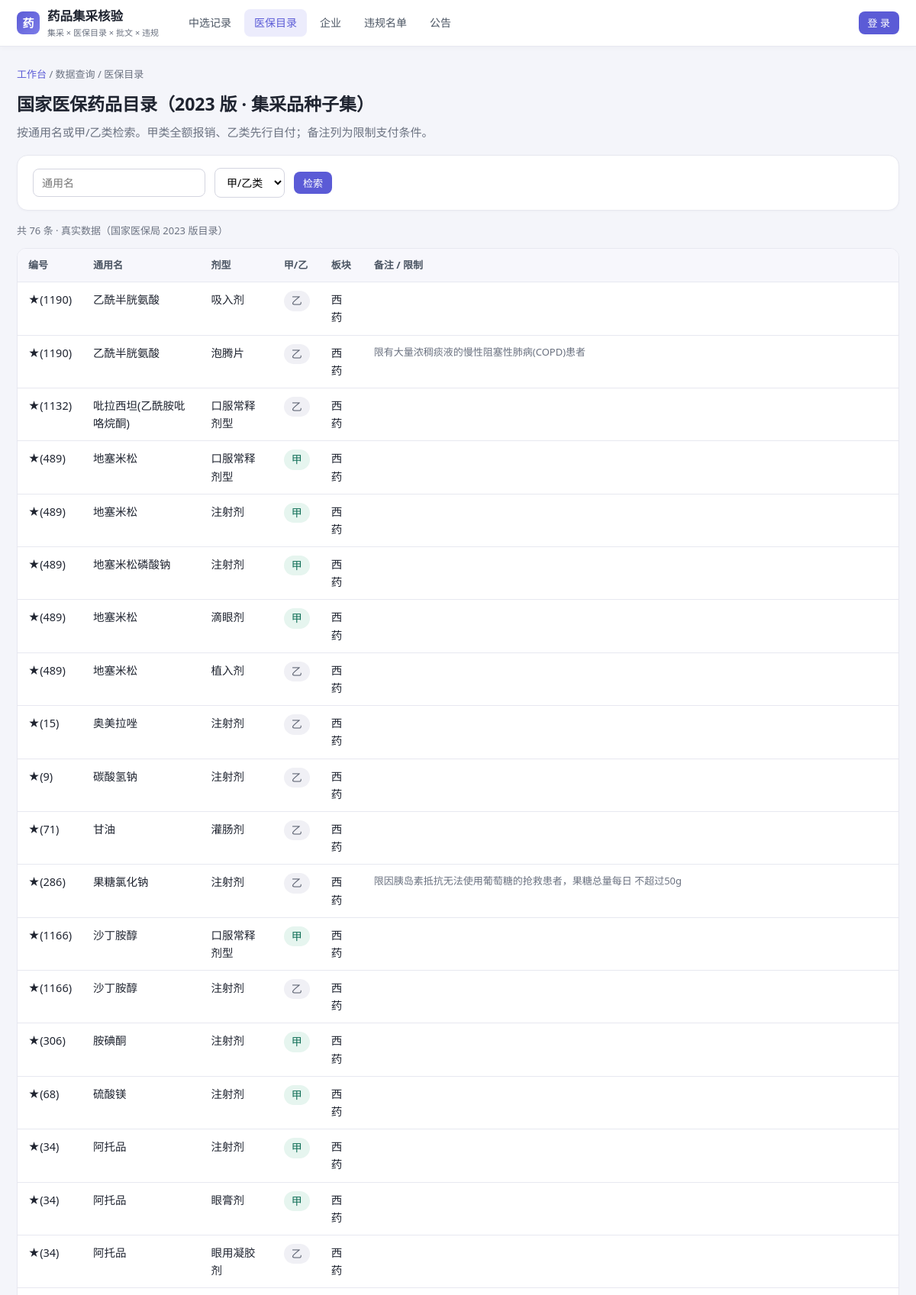
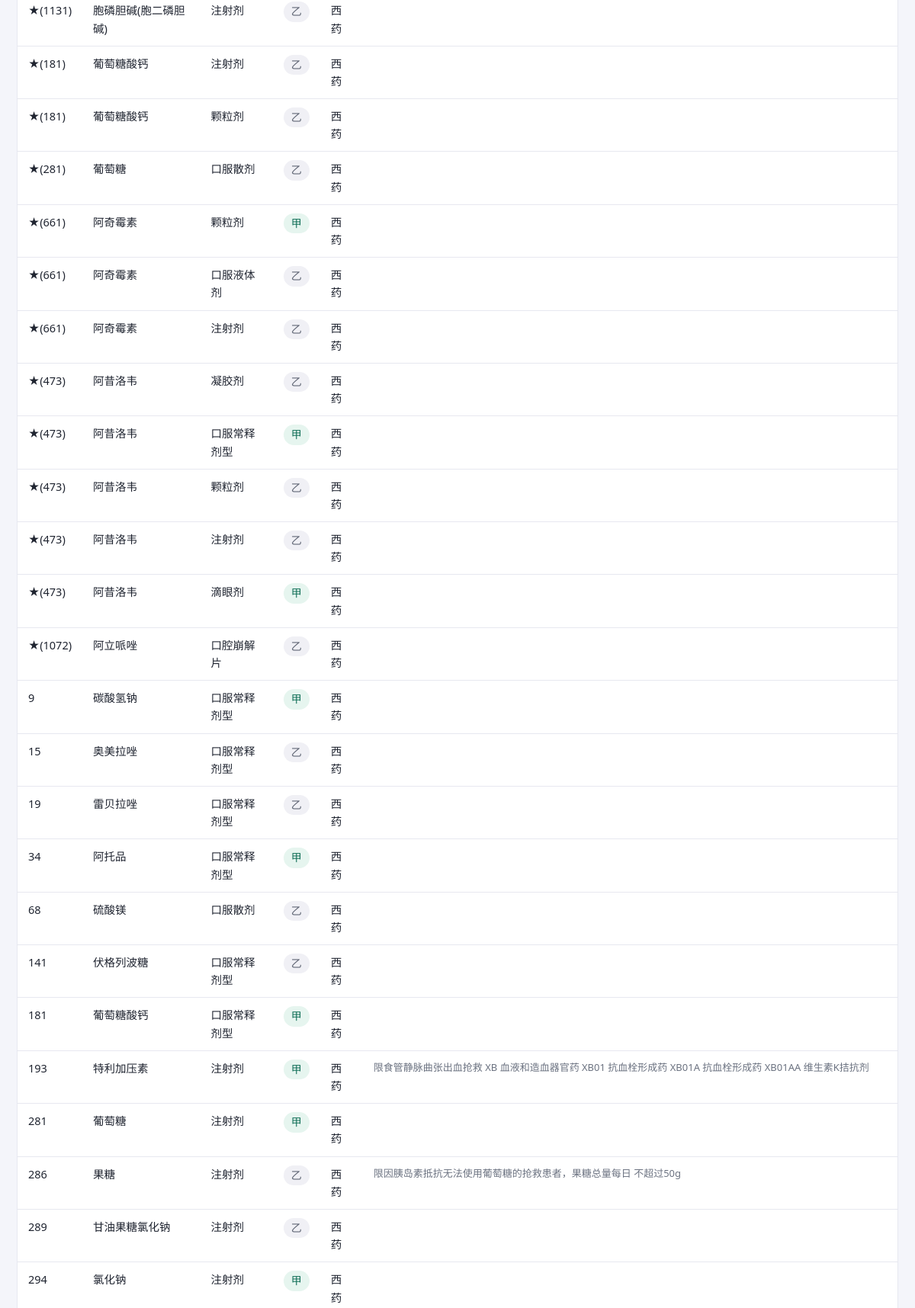
/catalog (upper part), run on the app's committed database (2 pictures, top to bottom).
### tables this page shows
CREATE TABLE catalog_entry (
  entry_id        INTEGER PRIMARY KEY,
  catalog_version TEXT NOT NULL,                   -- 2023
  catalog_no      TEXT NOT NULL,                   -- 目录编号
  product_name    TEXT NOT NULL,                   -- 通用名
  norm_name       TEXT,                            -- 归一化通用名（去括号别名）
  dosage_form     TEXT,
  category        TEXT CHECK(category IN ('甲','乙')),
  section         TEXT CHECK(section IN ('西药','中成药','谈判','饮片')),
  note          TEXT,                              -- 限制条件/支付标准
  source_announcement_id INTEGER REFERENCES announcement(announcement_id),
  data_kind       TEXT NOT NULL DEFAULT '真实'
                  CHECK(data_kind IN ('真实','模拟')),
  UNIQUE(catalog_version, section, catalog_no, product_name, dosage_form)
);

### src/app.py (the view)
@app.route("/catalog")
def catalog():
    q = request.args.get("q", "").strip()
    cat = request.args.get("category", "").strip()
    sql = "SELECT * FROM catalog_entry WHERE 1=1"
    args = []
    if q:
        sql += " AND product_name LIKE ?"
        args.append(f"%{q}%")
    if cat:
        sql += " AND category=?"
        args.append(cat)
    sql += " ORDER BY CAST(catalog_no AS INTEGER), entry_id LIMIT 300"
    rows = query(sql, args)
    return render_template("catalog.html", rows=rows)

### src/app.py (called while the page is built)
def current_user():
    uid = session.get("uid")
    if not uid:
        return None
    return query_one("SELECT * FROM user_account WHERE user_id=?", (uid,))

@app.context_processor
def inject_user():
    return {"me": current_user(), "ROLES": ROLES}

### src/db.py (called while the page is built)
def get_db():
    if "db" not in g:
        g.db = sqlite3.connect(DB_PATH)
        g.db.row_factory = sqlite3.Row
        g.db.execute("PRAGMA foreign_keys=ON")
    return g.db

def query(sql, args=()):
    return get_db().execute(sql, args).fetchall()

### src/templates/catalog.html (shortened to what this page needs)
{% extends "base.html" %}{% block t %}医保目录{% endblock %}
{% block body %}
<div class="crumb"><a href="{{ url_for('index') }}">工作台</a> / 数据查询 / 医保目录</div>
<h1>国家医保药品目录（2023 版 · 集采品种子集）</h1>
<p class="page-sub">按通用名或甲/乙类检索。甲类全额报销、乙类先行自付；备注列为限制支付条件。</p>
<form class="search" method="get">
  <input name="q" value="{{ request.args.get('q','') }}" placeholder="通用名">
  <select name="category"><option value="">甲/乙类</option>
  </select>
  <button class="btn sm">检索</button>
</form>
<p class="muted">共 {{ rows|length }} 条 · 真实数据（国家医保局 2023 版目录）</p>
<table>
  <tr><th>编号</th><th>通用名</th><th>剂型</th><th>甲/乙</th><th>板块</th><th>备注 / 限制</th></tr>
  {% for c in rows %}
  <tr><td>{{ c.catalog_no }}</td><td>{{ c.product_name }}</td><td>{{ c.dosage_form }}</td>
      <td><span class="tag {{ 'okk' if c.category=='甲' else '' }}">{{ c.category }}</span></td>
      <td>{{ c.section }}</td><td class="muted">{{ c.note }}</td></tr>
  {% endfor %}
</table>
{% endblock %}

### src/static/style.css (style rules this page uses)
* { box-sizing:border-box }
:root { --pri:#5B5BD6; --pri-d:#4646B8; --ink:#1F2430; --muted:#6B7280; --line:#E7E8F0; --bg:#F4F5FA; --card:#fff; --teal:#0F6E56; --red:#C0392B; }
body { margin:0;font-family:system-ui,-apple-system,"Segoe UI","Microsoft YaHei",sans-serif;background:var(--bg);color:var(--ink);font-size:16px;line-height:1.6 }
.btn { display:inline-flex;align-items:center;gap:6px;background:var(--pri);color:#fff;border:0;border-radius:8px;padding:8px 16px;font-size:14px;font-weight:500;cursor:pointer;text-decoration:none;transition:.15s }
.btn.sm { padding:5px 12px;font-size:13px }
h1 { font-size:23px;font-weight:700;margin:0 0 6px }
.page-sub { color:var(--muted);font-size:14px;margin:0 0 18px }
.crumb { font-size:13px;color:var(--muted);margin-bottom:10px }
.crumb a { color:var(--pri);text-decoration:none }
table { border-collapse:separate;border-spacing:0;width:100%;background:#fff;font-size:13.5px;border:1px solid var(--line);border-radius:12px;overflow:hidden }
th,td { padding:11px 14px;text-align:left;vertical-align:top;border-bottom:1px solid var(--line) }
th { background:#F7F7FC;color:#4B5563;font-weight:600;font-size:13px;white-space:nowrap }
form.search { background:#fff;border:1px solid var(--line);border-radius:14px;padding:16px 20px;margin-bottom:16px;display:flex;gap:12px;flex-wrap:wrap;align-items:center;box-shadow:0 1px 3px rgba(31,36,48,.03) }
input,select,textarea { padding:8px 11px;border:1px solid #D4D5E0;border-radius:8px;font-size:14px;font-family:inherit;background:#fff }
.tag { display:inline-block;padding:2px 10px;border-radius:20px;font-size:14px;background:#F0F0F5;color:#5B6170;font-weight:500 }
.tag.okk { background:#E6F5EF;color:var(--teal) }
.muted { color:var(--muted);font-size:13px }
main table { font-size:14.5px }
main .page-sub { font-size:15px }

### data on the page
catalog_entry: catalog_no "★(1190)", product_name "乙酰半胱氨酸", dosage_form "吸入剂", category "乙", section "西药"
catalog_entry: catalog_no "★(1190)", product_name "乙酰半胱氨酸", dosage_form "泡腾片", category "乙", section "西药", note "限有大量浓稠痰液的慢性阻塞性肺病(COPD)患者"
catalog_entry: catalog_no "★(1132)", product_name "吡拉西坦(乙酰胺吡咯烷酮)", dosage_form "口服常释剂型", category "乙", section "西药"
catalog_entry: catalog_no "★(489)", product_name "地塞米松", dosage_form "口服常释剂型", category "甲", section "西药"
catalog_entry: catalog_no "★(489)", product_name "地塞米松", dosage_form "注射剂", category "甲", section "西药"
catalog_entry: catalog_no "★(489)", product_name "地塞米松磷酸钠", dosage_form "注射剂", category "甲", section "西药"
catalog_entry: catalog_no "★(489)", product_name "地塞米松", dosage_form "滴眼剂", category "甲", section "西药"
catalog_entry: catalog_no "★(489)", product_name "地塞米松", dosage_form "植入剂", category "乙", section "西药"
catalog_entry: catalog_no "★(15)", product_name "奥美拉唑", dosage_form "注射剂", category "乙", section "西药"
catalog_entry: catalog_no "★(9)", product_name "碳酸氢钠", dosage_form "注射剂", category "乙", section "西药"
catalog_entry: catalog_no "★(71)", product_name "甘油", dosage_form "灌肠剂", category "乙", section "西药"
catalog_entry: catalog_no "★(286)", product_name "果糖氯化钠", dosage_form "注射剂", category "乙", section "西药", note "限因胰岛素抵抗无法使用葡萄糖的抢救患者，果糖总量每日 不超过50g"
catalog_entry: catalog_no "★(1166)", product_name "沙丁胺醇", dosage_form "口服常释剂型", category "甲", section "西药"
catalog_entry: catalog_no "★(1166)", product_name "沙丁胺醇", dosage_form "注射剂", category "乙", section "西药"
catalog_entry: catalog_no "★(306)", product_name "胺碘酮", dosage_form "注射剂", category "甲", section "西药"
catalog_entry: catalog_no "★(68)", product_name "硫酸镁", dosage_form "注射剂", category "甲", section "西药"
catalog_entry: catalog_no "★(34)", product_name "阿托品", dosage_form "注射剂", category "甲", section "西药"
catalog_entry: catalog_no "★(34)", product_name "阿托品", dosage_form "眼膏剂", category "甲", section "西药"
catalog_entry: catalog_no "★(34)", product_name "阿托品", dosage_form "眼用凝胶剂", category "乙", section "西药"
catalog_entry: catalog_no "★(1131)", product_name "胞磷胆碱(胞二磷胆碱)", dosage_form "注射剂", category "乙", section "西药"
catalog_entry: catalog_no "★(181)", product_name "葡萄糖酸钙", dosage_form "注射剂", category "乙", section "西药"
catalog_entry: catalog_no "★(181)", product_name "葡萄糖酸钙", dosage_form "颗粒剂", category "乙", section "西药"
catalog_entry: catalog_no "★(281)", product_name "葡萄糖", dosage_form "口服散剂", category "乙", section "西药"
catalog_entry: catalog_no "★(661)", product_name "阿奇霉素", dosage_form "颗粒剂", category "甲", section "西药"
catalog_entry: catalog_no "★(661)", product_name "阿奇霉素", dosage_form "口服液体剂", category "乙", section "西药"
catalog_entry: catalog_no "★(661)", product_name "阿奇霉素", dosage_form "注射剂", category "乙", section "西药"
catalog_entry: catalog_no "★(473)", product_name "阿昔洛韦", dosage_form "凝胶剂", category "乙", section "西药"
catalog_entry: catalog_no "★(473)", product_name "阿昔洛韦", dosage_form "口服常释剂型", category "甲", section "西药"
catalog_entry: catalog_no "★(473)", product_name "阿昔洛韦", dosage_form "颗粒剂", category "乙", section "西药"
catalog_entry: catalog_no "★(473)", product_name "阿昔洛韦", dosage_form "注射剂", category "乙", section "西药"
catalog_entry: catalog_no "★(473)", product_name "阿昔洛韦", dosage_form "滴眼剂", category "甲", section "西药"
catalog_entry: catalog_no "★(1072)", product_name "阿立哌唑", dosage_form "口腔崩解片", category "乙", section "西药"
catalog_entry: catalog_no "9", product_name "碳酸氢钠", dosage_form "口服常释剂型", category "甲", section "西药"
catalog_entry: catalog_no "15", product_name "奥美拉唑", dosage_form "口服常释剂型", category "乙", section "西药"
catalog_entry: catalog_no "19", product_name "雷贝拉唑", dosage_form "口服常释剂型", category "乙", section "西药"
catalog_entry: catalog_no "34", product_name "阿托品", dosage_form "口服常释剂型", category "甲", section "西药"
catalog_entry: catalog_no "68", product_name "硫酸镁", dosage_form "口服散剂", category "乙", section "西药"
catalog_entry: catalog_no "141", product_name "伏格列波糖", dosage_form "口服常释剂型", category "乙", section "西药"
catalog_entry: catalog_no "181", product_name "葡萄糖酸钙", dosage_form "口服常释剂型", category "甲", section "西药"
catalog_entry: catalog_no "193", product_name "特利加压素", dosage_form "注射剂", category "甲", section "西药", note "限食管静脉曲张出血抢救 XB 血液和造血器官药 XB01 抗血栓形成药 XB01A 抗血栓形成药 XB01AA 维生素K拮抗剂"
catalog_entry: catalog_no "281", product_name "葡萄糖", dosage_form "注射剂", category "甲", section "西药"
catalog_entry: catalog_no "286", product_name "果糖", dosage_form "注射剂", category "乙", section "西药", note "限因胰岛素抵抗无法使用葡萄糖的抢救患者，果糖总量每日 不超过50g"
catalog_entry: catalog_no "289", product_name "甘油果糖氯化钠", dosage_form "注射剂", category "乙", section "西药"
catalog_entry: catalog_no "294", product_name "氯化钠", dosage_form "注射剂", category "甲", section "西药"

### other printed values
{{ rows|length }} "76"
